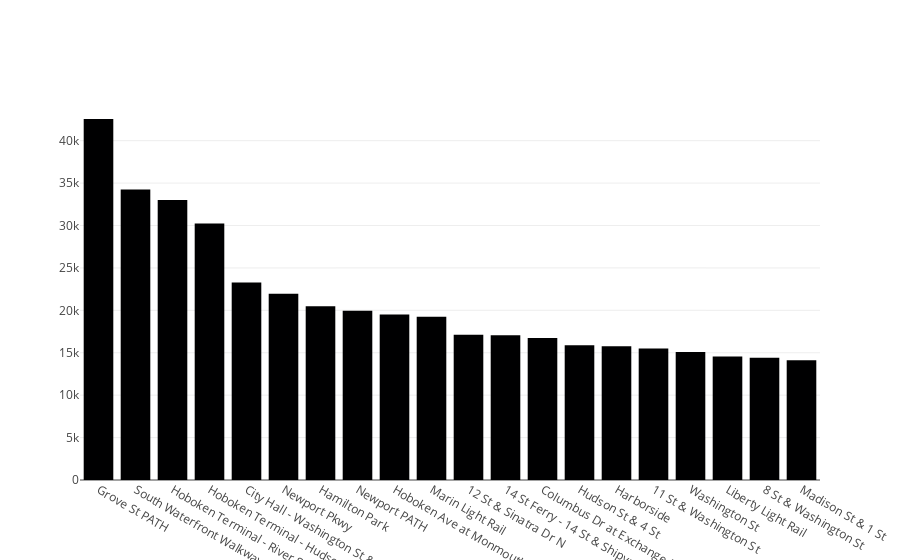

Notebook cell for this chart:
### Code cell
fig = go.Figure(go.Bar(x = top20['start_station_name'], y = top20['value']))
fig.show()

### Figure 1 — Plotly figure (JSON) as saved in the notebook; plotly's stock layout.template omitted (floating-point values rounded to 4 significant figures)
{"data": [{"type": "bar", "x": ["Grove St PATH", "South Waterfront Walkway - Sinatra Dr & 1 St", "Hoboken Terminal - River St & Hudson Pl", "Hoboken Terminal - Hudson St & Hudson Pl", "City Hall - Washington St & 1 St", "Newport Pkwy", "Hamilton Park", "Newport PATH", "Hoboken Ave at Monmouth St", "Marin Light Rail", "12 St & Sinatra Dr N", "14 St Ferry - 14 St & Shipyard Ln", "Columbus Dr at Exchange Pl", "Hudson St & 4 St", "Harborside", "11 St & Washington St", "Washington St", "Liberty Light Rail", "8 St & Washington St", "Madison St & 1 St"], "y": [42556, 34245, 33020, 30244, 23289, 21961, 20477, 19965, 19501, 19230, 17137, 17066, 16731, 15883, 15754, 15502, 15101, 14563, 14423, 14124]}], "layout": {"autosize": true, "xaxis": {"autorange": true, "range": [-0.5, 19.5], "type": "category"}, "yaxis": {"autorange": true, "range": [0, 44800.0], "type": "linear"}}}
